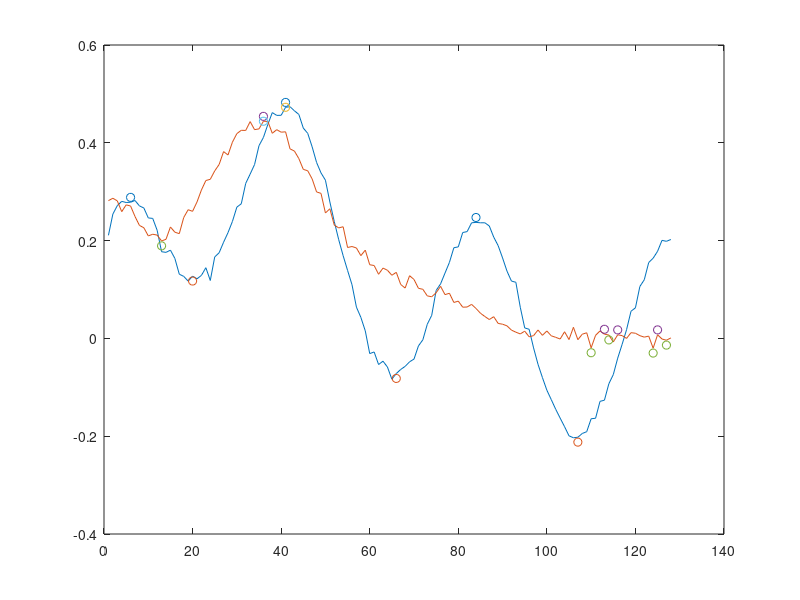

MATLAB code for this plot:
close all
clear

%% Generating input
% assuming BxF (batch x frequency)

npts=128;
f = 1:npts;
x = [4*(f/npts).*(1-f/npts).^4+0.2*sin(pi/2+6*pi*f/npts); 5*(f/npts).*(1-f/npts).^4+(0.3*exp(-5*f/npts)).*sin(5*pi/8+6*pi*f/npts)];
x = x+0.009*randn(2,npts);
figure(1)
plot(x')
hold on

%% peak detection

if npts>32
    N=8;                                    % fine from 64 up to 128 (safely)
    if npts>128
        N=16;                               % fine for 256 and 512 (larger should not be possible)
    end
    xf = filtfilt(ones(1,N)./N, [1,0],x')';
else
    xf=x;                                   % 32 and shorter should not be smoothed
end

xd = [[0;0], xf(:,2:end)-xf(:,1:end-1)];
%sgn = [xd(:,1:end-1).*xd(:,2:end), [0;0]];
sgnxd = sign(xd);
sd=[sgnxd(:,1:end-1)-sgnxd(:,2:end), [0;0]];

%extidx = sgn<0;
pkidx = sd==2;
validx = sd==-2;

idx=[];
for b=[1,2]
    minidx = find(validx(b,:),1,"first");
    idx = [idx; minidx+find(pkidx(b,minidx:end),1,"first")-1];
end

for i=[1,2]
    scatter(f(pkidx(i,:)),   0.01+x(i, pkidx(i,:))','g^')
    scatter(f(validx(i,:)), -0.01+x(i, validx(i,:))','rv')
    scatter(f(idx(i)), x(i,idx(i)),'k+')
    %scatter(f(extidx(i,:)),x(i,extidx(i,:)),'k+')
end



hold off

% N=5;
% figure
% freqz([1,0.85],[1,0]);
% hold on
% freqz(ones(1,N)./N,1);
